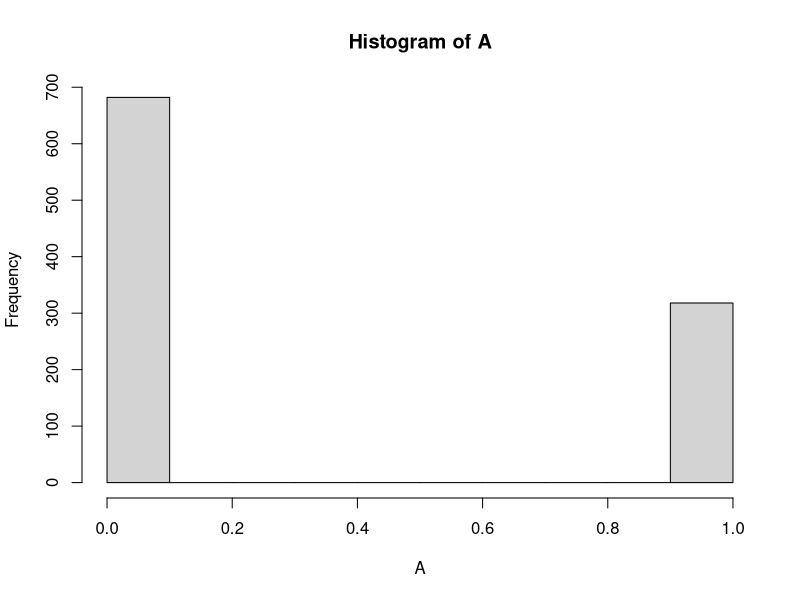
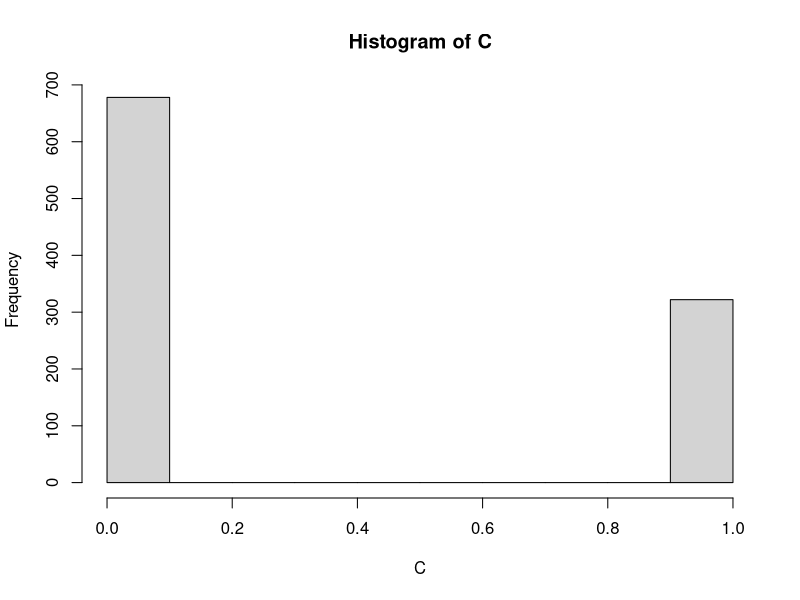

R code for these plots, in order:
A<-rbinom(1000,1,prob=1/3)
A
hist(A)
sum(A)

B<-rbeta(1000,1,2)
B
C<-rbinom(1000, 1, B)
C
hist(C)
sum(C)


